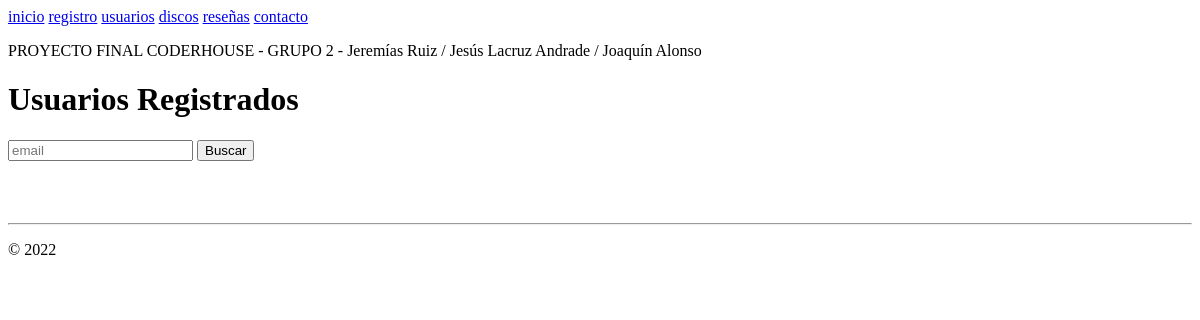
The app's page /usuarios/, older data.
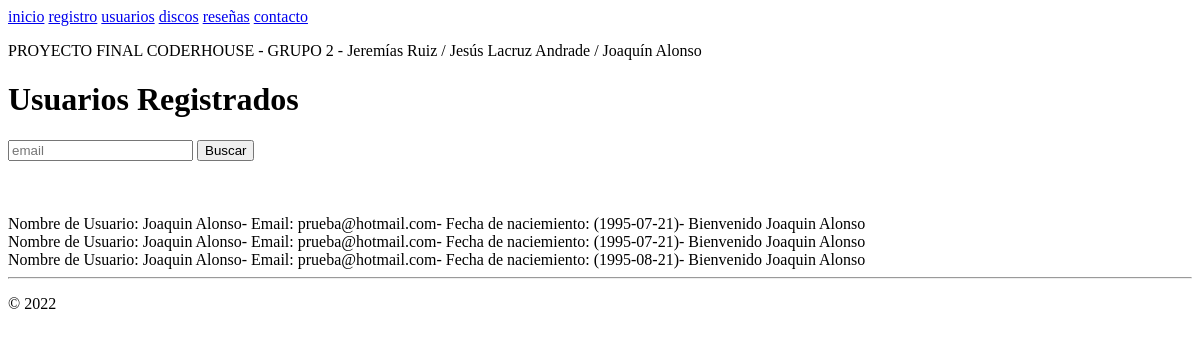
The same page, newer data.
### AppCoder/models.py (models this page shows)
class Registro(models.Model):
    nombreRegis = models.CharField(max_length=300)
    emailRegis = models.EmailField(max_length=300)
    fechaDeNacimientoRegis = models.DateField()
    def __str__(self):
        return f""" Nombre de Usuario:  {self.nombreRegis}-
                    Email:  {self.emailRegis}-
                    Fecha de naciemiento:  ({self.fechaDeNacimientoRegis})-
                    Bienvenido  {self.nombreRegis}"""

### AppCoder/views.py (the view)
# urls.py: path("usuarios/", views.Usuarios, name="usuarios"),
def Usuarios(request):
    return render(request, "AppCoder/usuarios.html",{'usuarios':Registro.objects.all()})

### AppCoder/Templates/AppCoder/usuarios.html
{% extends "AppCoder/layout.html" %} {% block title %} Usuarios {% endblock %}
{% block content %}
<p>
  PROYECTO FINAL CODERHOUSE - GRUPO 2 - Jeremías Ruiz / Jesús Lacruz Andrade /
  Joaquín Alonso
</p>
<h1>Usuarios Registrados</h1>
<form action="{% url 'buscar' %}" method="GET">
  <input type="email" placeholder="email" name="Email" />
  <input type="submit" value="Buscar" />
</form>
<br />
<br />
<br />
{% for users in usuarios %} {{users}} <br />
{% endfor%} {% endblock %}

Row changes from the older to the newer data that the page shows:
added Registro: nombreRegis+emailRegis+fechaDeNacimientoRegis "Nombre de Usuario: Joaquin Alonso- Email: prueba@hotmail.com- Fecha de naciemiento: (1995-07-21)- Bienvenido Joaquin Alonso"
added Registro: nombreRegis+emailRegis+fechaDeNacimientoRegis "Nombre de Usuario: Joaquin Alonso- Email: prueba@hotmail.com- Fecha de naciemiento: (1995-07-21)- Bienvenido Joaquin Alonso"
added Registro: nombreRegis+emailRegis+fechaDeNacimientoRegis "Nombre de Usuario: Joaquin Alonso- Email: prueba@hotmail.com- Fecha de naciemiento: (1995-08-21)- Bienvenido Joaquin Alonso"
